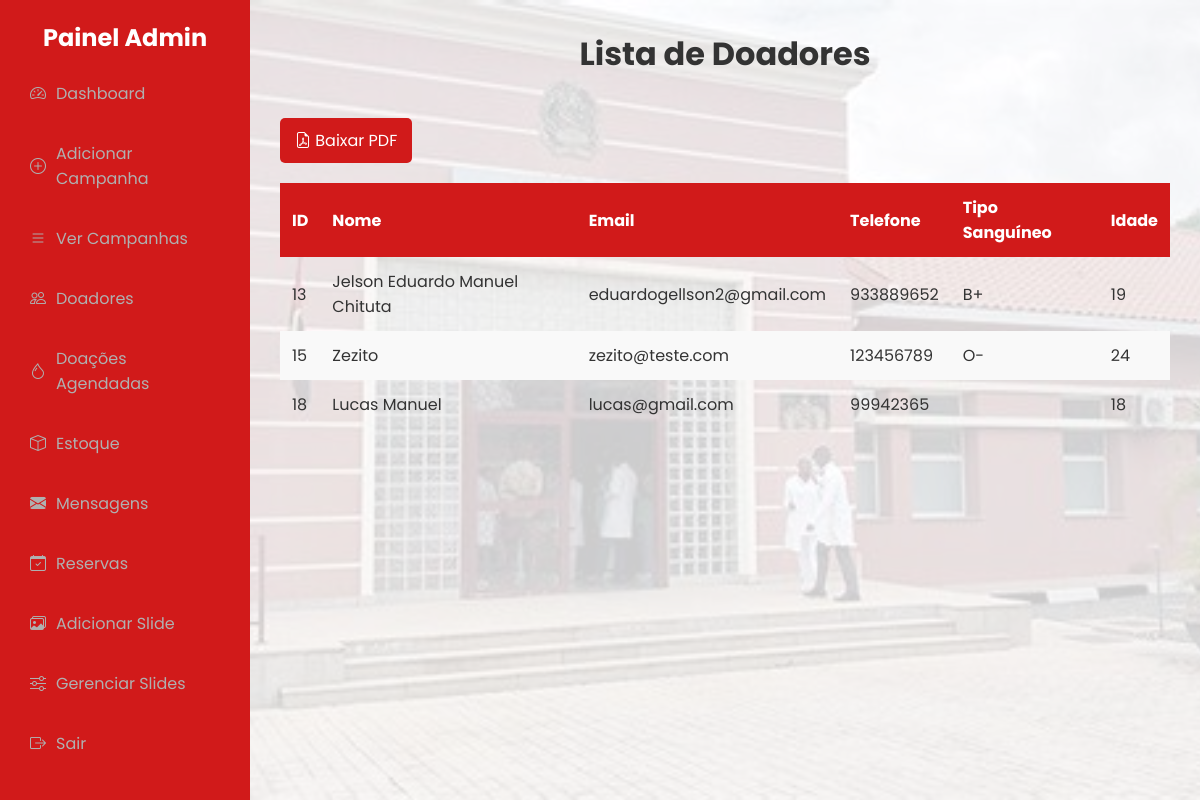
Page /view_donors.php (signed in) on the committed database.
### tables this page shows
CREATE TABLE `doadores` (
  `id` int(11) NOT NULL,
  `nome` varchar(100) NOT NULL,
  `idade` int(11) NOT NULL,
  `email` varchar(255) NOT NULL,
  `foto_perfil` varchar(255) DEFAULT NULL,
  `telefone` varchar(20) DEFAULT NULL,
  `data_doacao` datetime DEFAULT NULL
);

CREATE TABLE `users` (
  `id` int(11) NOT NULL,
  `name` varchar(100) NOT NULL,
  `email` varchar(255) NOT NULL,
  `password` varchar(255) NOT NULL,
  `birthdate` date NOT NULL,
  `blood_type` varchar(3) NOT NULL,
  `city` varchar(100) NOT NULL,
  `created_at` timestamp NOT NULL DEFAULT current_timestamp(),
  `profile_picture` varchar(255) DEFAULT 'default_profile.jpg',
  `cover_picture` varchar(255) DEFAULT 'default_cover.jpg',
  `status` enum('active','inactive') DEFAULT 'active',
  `gender` varchar(10) NOT NULL
);

### view_donors.php (the view, shortened to what this page needs)
<!DOCTYPE html>
<html lang="pt-BR">
<head>
  <link rel="stylesheet" href="https://cdn.jsdelivr.net/npm/bootstrap-icons/font/bootstrap-icons.css">
</head>
<body>
  <div class="admin-dashboard">
  <aside class="sidebar">
            <h2>Painel Admin</h2>
            <ul class="menu">
                <li><a href="admin_dashboard.php"><i class="bi bi-speedometer2"></i> Dashboard</a></li>
                <li><a href="add_campaign.php"><i class="bi bi-plus-circle"></i> Adicionar Campanha</a></li>
                <li><a href="view_campaigns.php"><i class="bi bi-list"></i> Ver Campanhas</a></li>
                <li><a href="view_donors.php"><i class="bi bi-people"></i> Doadores</a></li>
                 <li><a href="view_donations.php"><i class="bi bi-droplet"></i>  Doações Agendadas</a></li>
                <li><a href="view_stock_donations.php"><i class="bi bi-box"></i> Estoque</a></li>
                <li><a href="view_message.php"><i class="bi bi-envelope-fill"></i> Mensagens</a></li>
                <li><a href="view_reservations.php"><i class="bi bi-calendar-check"></i> Reservas</a></li>
                <li><a href="add_slider.php"><i class="bi bi-images"></i> Adicionar Slide</a></li>
                <li><a href="manage_sliders.php"><i class="bi bi-sliders"></i> Gerenciar Slides</a></li>
                <li><a href="admin_logout.php"><i class="bi bi-box-arrow-right"></i> Sair</a></li>
            </ul>
        </aside>
    <main class="content">
      <h1>Lista de Doadores</h1>
      <a href="gerar_doadores_pdf.php" target="_blank" class="btn btn-danger" target="_blank">
                    <i class="bi bi-file-earmark-pdf"></i> Baixar PDF
                </a>
      <?php
      require_once 'configu.php';
      try {
        $query = "
        SELECT d.id, d.nome, d.email, d.telefone, u.blood_type,
               TIMESTAMPDIFF(YEAR, u.birthdate, CURDATE()) AS idade
        FROM doadores d
        JOIN users u ON d.email = u.email
        ORDER BY d.data_doacao DESC";
        $stmt = $pdo->prepare($query);
        $stmt->execute();
        $doadores = $stmt->fetchAll(PDO::FETCH_ASSOC);
      } catch (PDOException $e) {
        die("Erro ao buscar doadores: " . $e->getMessage());
      }
      if (count($doadores) > 0): ?>
        <table>
          <thead>
            <tr>
              <th>ID</th>
              <th>Nome</th>
              <th>Email</th>
              <th>Telefone</th>
              <th>Tipo Sanguíneo</th>
              <th>Idade</th>
            </tr>
          </thead>
          <tbody>
            <?php foreach ($doadores as $doador): ?>
              <tr>
                <td><?php echo htmlspecialchars($doador['id']); ?></td>
                <td><?php echo htmlspecialchars($doador['nome']); ?></td>
                <td><?php echo htmlspecialchars($doador['email']); ?></td>
                <td><?php echo htmlspecialchars($doador['telefone']); ?></td>
                <td><?php echo htmlspecialchars($doador['blood_type']); ?></td>
                <td><?php echo $doador['idade']; ?></td>
              </tr>
            <?php endforeach; ?>
          </tbody>
        </table>
      <?php else: ?>
        <p>Nenhum doador encontrado.</p>
      <?php endif; ?>
    </main>
  </div>
</body>
</html>

### view_donors.php (style rules this page uses)
* { margin: 0; padding: 0; box-sizing: border-box; }
body { font-family: 'Poppins', sans-serif; background: #f0f0f0; color: #333; display: flex; flex-direction: column; min-height: 100vh; }
.admin-dashboard { display: grid; grid-template-columns: 250px auto; min-height: 100vh; }
.sidebar { background-color: #D11A1A; padding: 20px; color: #fff; }
.sidebar h2 { font-size: 1.5rem; margin-bottom: 1rem; text-align: center; }
.menu { list-style: none; }
.menu li { margin: 15px 0; }
.menu a { color: #b0b0b0; text-decoration: none; display: flex; align-items: center; padding: 10px; border-radius: 5px; transition: background 0.3s; }
.menu a i { margin-right: 10px; }
.content { background: url('uploads/slider2.jpg') no-repeat center center/cover; background-color: rgba(255, 255, 255, 0.8); background-blend-mode: lighten; padding: 30px; }
h1 { text-align: center; font-size: 2rem; margin-bottom: 20px; }
table { width: 100%; border-collapse: collapse; margin-top: 20px; }
th, td { padding: 12px; text-align: left; }
th { background-color: #D11A1A; color: white; }
tr:nth-child(even) { background-color: #f9f9f9; }
.btn { background-color: #D11A1A; color: white; padding: 10px 15px; text-decoration: none; border-radius: 5px; display: inline-block; margin-top: 20px; }

### rows in the picture
doadores: id "13", nome "Jelson Eduardo Manuel Chituta", email "eduardogellson2@gmail.com", telefone "933889652", users.blood_type "B+", idade "19"
doadores: id "15", nome "Zezito", email "zezito@teste.com", telefone "123456789", users.blood_type "O-", idade "24"
doadores: id "18", nome "Lucas Manuel", email "lucas@gmail.com", telefone "99942365", idade "18"
